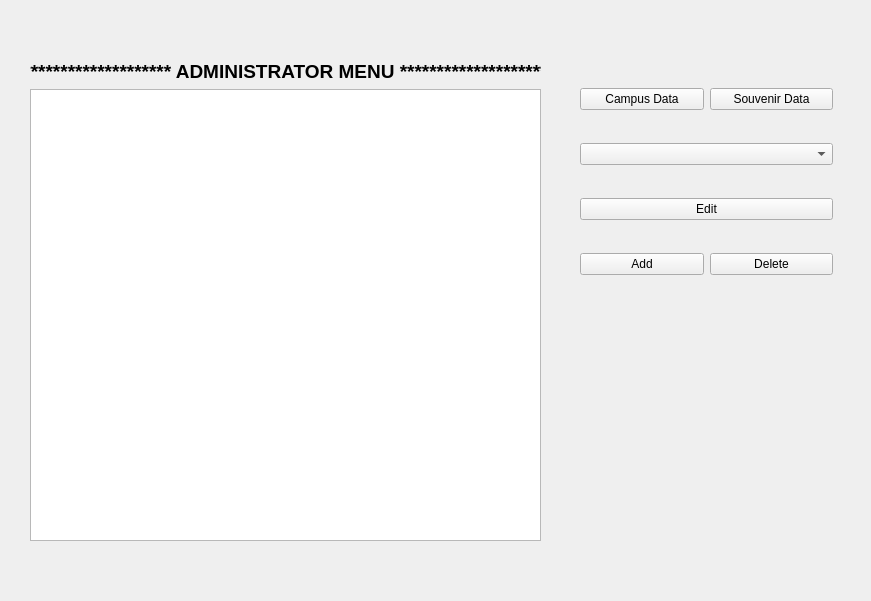
<?xml version="1.0" encoding="UTF-8"?>
<ui version="4.0">
 <class>Admin</class>
 <widget class="QMainWindow" name="Admin">
  <property name="geometry">
   <rect>
    <x>0</x>
    <y>0</y>
    <width>871</width>
    <height>601</height>
   </rect>
  </property>
  <property name="windowTitle">
   <string>MainWindow</string>
  </property>
  <widget class="QWidget" name="centralwidget">
   <widget class="QStackedWidget" name="stackedWidget">
    <property name="geometry">
     <rect>
      <x>0</x>
      <y>0</y>
      <width>871</width>
      <height>601</height>
     </rect>
    </property>
    <property name="currentIndex">
     <number>0</number>
    </property>
    <widget class="QWidget" name="AdminMenu">
     <widget class="QWidget" name="layoutWidget_19">
      <property name="geometry">
       <rect>
        <x>30</x>
        <y>60</y>
        <width>511</width>
        <height>481</height>
       </rect>
      </property>
      <layout class="QVBoxLayout" name="verticalLayout_6">
       <item>
        <widget class="QLabel" name="AdminLabel">
         <property name="font">
          <font>
           <pointsize>14</pointsize>
           <weight>75</weight>
           <bold>true</bold>
          </font>
         </property>
         <property name="text">
          <string>******************** ADMINISTRATOR MENU ********************</string>
         </property>
         <property name="alignment">
          <set>Qt::AlignCenter</set>
         </property>
        </widget>
       </item>
       <item>
        <widget class="QTableView" name="AdminTable"/>
       </item>
      </layout>
     </widget>
     <widget class="QWidget" name="layoutWidget_20">
      <property name="geometry">
       <rect>
        <x>580</x>
        <y>61</y>
        <width>253</width>
        <height>242</height>
       </rect>
      </property>
      <layout class="QGridLayout" name="gridLayout_6">
       <item row="4" column="0">
        <widget class="QPushButton" name="AddButton">
         <property name="text">
          <string>Add</string>
         </property>
        </widget>
       </item>
       <item row="0" column="1">
        <widget class="QPushButton" name="SouvenirData">
         <property name="text">
          <string>Souvenir Data</string>
         </property>
        </widget>
       </item>
       <item row="2" column="0" colspan="2">
        <widget class="QComboBox" name="ItemComboBox"/>
       </item>
       <item row="0" column="0">
        <widget class="QPushButton" name="CampusData">
         <property name="text">
          <string>Campus Data</string>
         </property>
        </widget>
       </item>
       <item row="4" column="1">
        <widget class="QPushButton" name="DeleteButton">
         <property name="text">
          <string>Delete</string>
         </property>
        </widget>
       </item>
       <item row="3" column="0" colspan="2">
        <widget class="QPushButton" name="EditButton">
         <property name="text">
          <string>Edit</string>
         </property>
        </widget>
       </item>
      </layout>
     </widget>
    </widget>
   </widget>
  </widget>
 </widget>
 <resources/>
 <connections/>
</ui>
